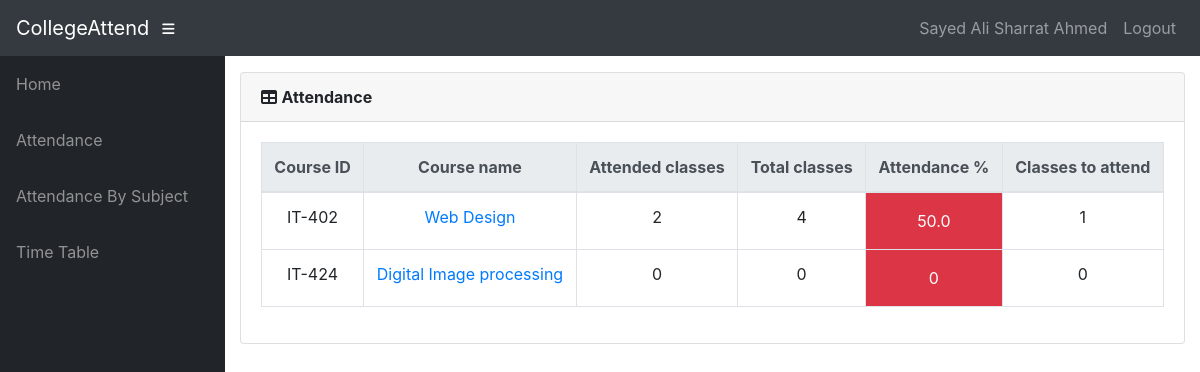
Screenshot of /info/student/1308202100080/attendance/ (signed in) with the database file from the repository.
### info/models.py (models this page shows, shortened)
class User(AbstractUser):
    @property
    def is_student(self):
        if hasattr(self, 'student'):
            return True
        return False

class Student(models.Model):
    user = models.OneToOneField(User, on_delete=models.CASCADE, null=True)
    class_id = models.ForeignKey(Class, on_delete=models.CASCADE, default=1)
    USN = models.CharField(primary_key='True', max_length=100)
    name = models.CharField(max_length=200)
    sex = models.CharField(max_length=50, choices=sex_choice, default='Male')
    DOB = models.DateField(default='2003-01-01')
    def __str__(self):
        return self.name

class AttendanceTotal(models.Model):
    course = models.ForeignKey(Course, on_delete=models.CASCADE)
    student = models.ForeignKey(Student, on_delete=models.CASCADE)
    class Meta:
        unique_together = (('student', 'course'),)
    @property
    def att_class(self):
        stud = Student.objects.get(name=self.student)
        cr = Course.objects.get(name=self.course)
        att_class = Attendance.objects.filter(course=cr, student=stud, status='True').count()
        return att_class
    @property
    def total_class(self):
        stud = Student.objects.get(name=self.student)
        cr = Course.objects.get(name=self.course)
        total_class = Attendance.objects.filter(course=cr, student=stud).count()
        return total_class
    @property
    def attendance(self):
        stud = Student.objects.get(name=self.student)
        cr = Course.objects.get(name=self.course)
        total_class = Attendance.objects.filter(course=cr, student=stud).count()
        att_class = Attendance.objects.filter(course=cr, student=stud, status='True').count()
        if total_class == 0:
            attendance = 0
        else:
            attendance = round(att_class / total_class * 100, 2)
        return attendance
    @property
    def classes_to_attend(self):
        stud = Student.objects.get(name=self.student)
        cr = Course.objects.get(name=self.course)
        total_class = Attendance.objects.filter(course=cr, student=stud).count()
        att_class = Attendance.objects.filter(course=cr, student=stud, status='True').count()
        cta = math.ceil(0.75*total_class - att_class)
        if cta < 0:
            return 0
        return cta

class Course(models.Model):
    dept = models.ForeignKey(Dept, on_delete=models.CASCADE)
    id = models.CharField(primary_key='True', max_length=50)
    name = models.CharField(max_length=50)
    shortname = models.CharField(max_length=50, default='X')
    def __str__(self):
        return self.name

### info/views.py (the view)
# urls.py: path('attendance/', api_view.AttendanceView.as_view()),
@login_required()
def attendance(request, stud_id):
    stud = Student.objects.get(USN=stud_id)
    ass_list = Assign.objects.filter(class_id_id=stud.class_id)
    att_list = []
    for ass in ass_list:
        try:
            a = AttendanceTotal.objects.get(student=stud, course=ass.course)
        except AttendanceTotal.DoesNotExist:
            a = AttendanceTotal(student=stud, course=ass.course)
            a.save()
        att_list.append(a)
    return render(request, 'info/attendance.html', {'att_list': att_list})

### info/templates/info/attendance.html
{% extends 'info/base.html' %}
    {% load static %}
    {% block content %}
                  <div class="card mb-3">
            <div class="card-header">
              <i class="fas fa-table"></i>
            <b>Attendance</b></div>
            <div class="card-body">
              <div class="table-responsive">
                <table class="table table-bordered text-center" id="dataTable" width="100%" cellspacing="0">
                  <thead class="thead-light ">
                    <tr>
                        <th>Course ID</th>
                        <th>Course name</th>
                        <th>Attended classes</th>
                        <th>Total classes</th>
                        <th>Attendance %</th>
                        <th>Classes to attend</th>
                    </tr>
                  </thead>
                  <tbody>
                    {% for a in att_list %}
                    <tr>
                        <td>{{ a.course_id }}</td>
                        <td><a href="{% url 'attendance_detail' a.student.USN a.course.id %}">{{a.course.name}}</a></td>
                        <td>{{ a.att_class }}</td>
                        <td>{{ a.total_class }}</td>
                        {% if a.attendance < 75 %}
                            <td class="p-3 mb-2 bg-danger text-white">{{ a.attendance }}</td>
                        {% else %}
                            <td class="p-3 mb-2 bg-success text-white">{{ a.attendance }}</td>
                        {% endif %}
                        <td>{{ a.classes_to_attend }}</td>
                    </tr>
                    {% empty %}
                            <p>student has no courses</p>
                    {% endfor %}
                  </tbody>
                </table>
              </div>
            </div>
          </div>
    {% endblock %}

### info/templates/info/base.html (shortened to what this page needs)
<!DOCTYPE html>
<html lang="en">
  <head>
      {% load static %}
    <link href="{% static '/info/bootstrap/vendor/bootstrap/css/bootstrap.min.css' %}" rel="stylesheet">
    <link href="{% static '/info/bootstrap/vendor/fontawesome-free/css/all.min.css' %}" rel="stylesheet" type="text/css">
    <link href="{% static '/info/bootstrap/vendor/datatables/dataTables.bootstrap4.css' %}" rel="stylesheet">
    <link href="{% static '/info/bootstrap/css/sb-admin.css' %}" rel="stylesheet">
  </head>
  <body id="page-top">
    <nav class="navbar navbar-expand navbar-dark bg-dark static-top">
      <a class="navbar-brand mr-1" href="{% url 'index' %}">CollegeAttend</a>
      <button class="btn btn-link btn-sm text-white order-1 order-sm-0" id="sidebarToggle" href="#">
        <i class="fas fa-bars"></i>
      </button>
        <div class="collapse navbar-collapse" id="navbarResponsive">
          <ul class="navbar-nav ml-auto">
            <li class="nav-item">
                {% if request.user.is_student %}
                    <a class="nav-link text-capitalize">{{ request.user.student.name }}</a>
                {% elif request.user.is_teacher %}
                    <a class="nav-link text-capitalize">{{ request.user.teacher.name }}</a>
                {% endif %}
            </li>
            <li class="nav-item">
                <a class="nav-link" href="#" data-toggle="modal" data-target="#logoutModal">Logout</a>
            </li>
          </ul>
        </div>
    </nav>
    <div id="wrapper">
      <ul class="sidebar navbar-nav">
            <li class="nav-item">
              <a class="nav-link" href="{% url 'index' %}">
                <span>Home</span>
              </a>
            </li>
        {% if request.user.is_student %}
            <li class="nav-item">
              <a class="nav-link" href="{% url 'attendance' request.user.student.USN %}">
                <span>Attendance</span>
              </a>
            </li>
            <li class="nav-item">
              <a class="nav-link" href="{% url 'attendance' request.user.student.USN %}">
                <span>Attendance By Subject</span>
              </a>
            </li>
              <li class="nav-item">
              <a class="nav-link" href="{% url 'timetable' request.user.student.class_id_id %}">
                <span>Time Table</span>
              </a>
            </li>
        {% endif %}
      </ul>
      <div id="content-wrapper">
        <div class="container-fluid">
            {% block content %}
            {% endblock %}
        </div>
      </div>
    </div>
  </body>
</html>

### rows the page displays
User: user.student.name "Sayed Ali Sharrat Ahmed"
AttendanceTotal: course_id "IT-402", course.name "Web Design", att_class "2", total_class "4", attendance "50.0", classes_to_attend "1"
AttendanceTotal: course_id "IT-424", course.name "Digital Image processing", att_class "0", total_class "0", attendance "0", classes_to_attend "0"
